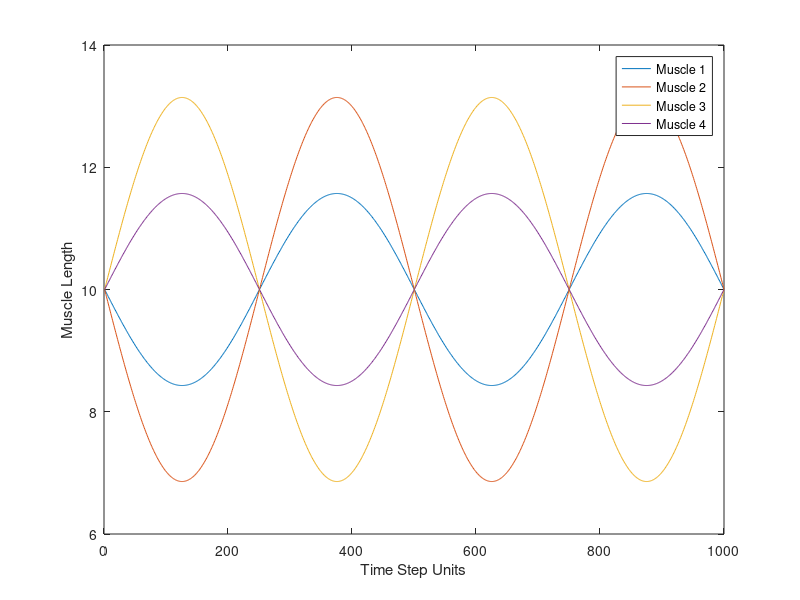
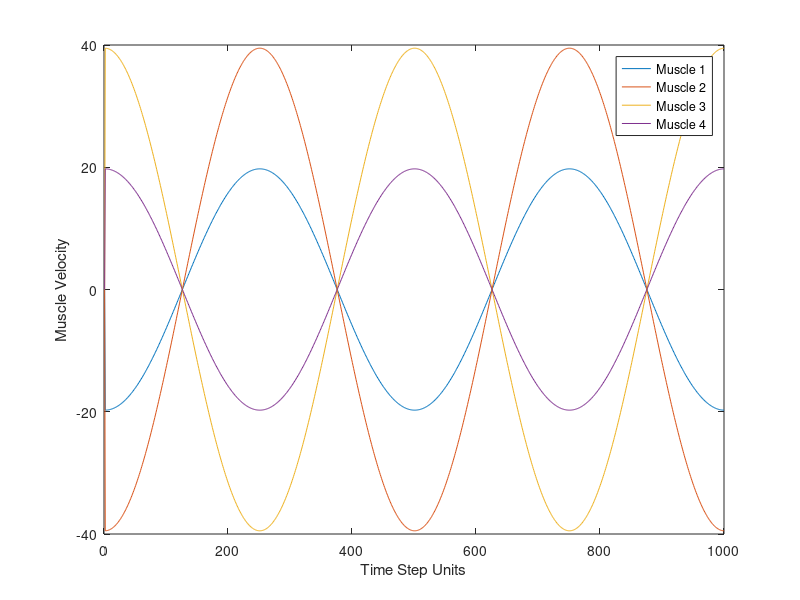

MATLAB code to generate these figures, in order:
% Simple Tendon Excursion Example
% for one joint with 4 muscles.
% (c) Daniel A Hagen
% August 2016
% University of Southern California

% Moment Arm Matrix
R = [1 2 -2 -1];

% Define Joint Angle Trajectory, Reference Angle, and Change in Time
% ChangeInTime must be sufficiently small to find approximated
% Angular Velocity
ChangeInTime = 0.001;
Angle = (pi/2).*sin(4*pi.*(0:ChangeInTime:1));
ReferenceAngle = 0;

% Define optimal tendon length for ReferenceAngle
OptimalLength1 = 10;
OptimalLength2 = 10;
OptimalLength3 = 10;
OptimalLength4 = 10;
OptimalLengths = [  OptimalLength1.*ones(1,length(Angle)); ...
                    OptimalLength2.*ones(1,length(Angle)); ...
                    OptimalLength3.*ones(1,length(Angle)); ... 
                    OptimalLength4.*ones(1,length(Angle))   ];

% Define TotalChangeInAngle to be the difference between 
% Angle and ReferenceAngle. Can only be done for 
% constant moment arm values, otherwise change in 
% angle must be calculated for each time step.	
TotalChangeInAngle = Angle - ReferenceAngle; 

% Calculate change in tendon length (ChangeInExcursion)
ChangeInExcursion = -R'*TotalChangeInAngle;

% Calculate muscle length
MuscleLengths = ChangeInExcursion + OptimalLengths;

figure();
plot(MuscleLengths');
xlabel('Time Step Units');
ylabel('Muscle Length');
xlim([0,length(Angle)]);
legend('Muscle 1', 'Muscle 2', 'Muscle 3', 'Muscle 4');

% Calculate muscle velocity
% We can approximate this value by dividing the change in angle
% for each time step by the ChangeInTime. First you must find the
% change in angle by finding the difference between Angle(i) and 
% Angle(i-1), then divide by a sufficiently small ChangeInTime
% to approximate the AngularVelocity.
ChangeInAngle = zeros(1,length(Angle)-1);
for i = 2:length(Angle)
    ChangeInAngle(i) = Angle(i)-Angle(i-1);
end
AngularVelocity = ChangeInAngle./ChangeInTime;
MuscleVelocities = -R'*AngularVelocity;

figure();
plot(MuscleVelocities');
xlabel('Time Step Units');
ylabel('Muscle Velocity');
xlim([0,length(Angle)]);
legend('Muscle 1', 'Muscle 2', 'Muscle 3', 'Muscle 4');
